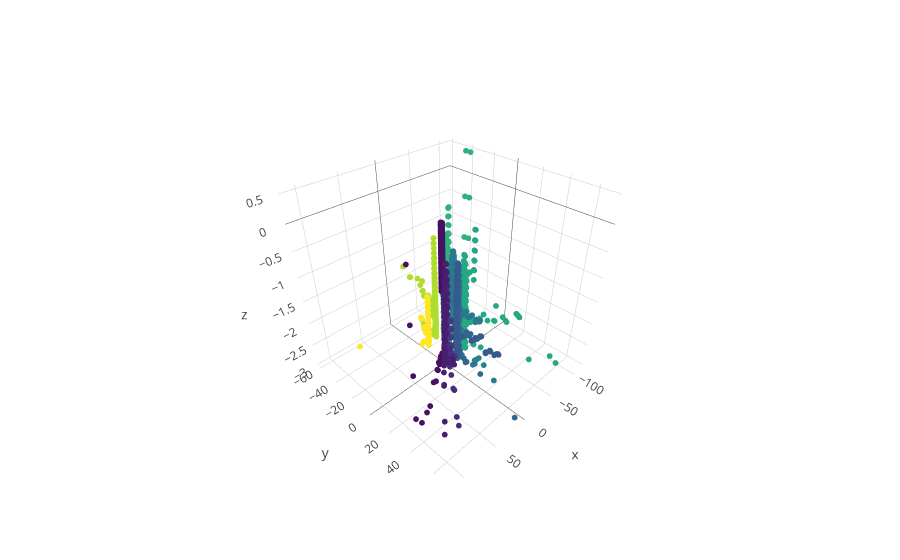

This figure's notebook cell:
### Code cell
plot_sectors(list_of_valid_sec)

### Figure 1 — Plotly figure (JSON) as saved in the notebook; plotly's stock layout.template omitted (floating-point values rounded to 4 significant figures; data arrays with more than 128 entries replaced by an {"elided": "..."} marker saying what was removed)
{"data": [{"marker": {"color": {"elided": "6659 int values"}, "colorscale": "Viridis", "opacity": 1, "size": 2}, "mode": "markers", "type": "scatter3d", "uid": "f865ba91-3923-4dfa-a64d-dbd8141cfebd", "x": {"elided": "6659 float values"}, "y": {"elided": "6659 float values"}, "z": {"elided": "6659 float values"}}], "layout": {}}
